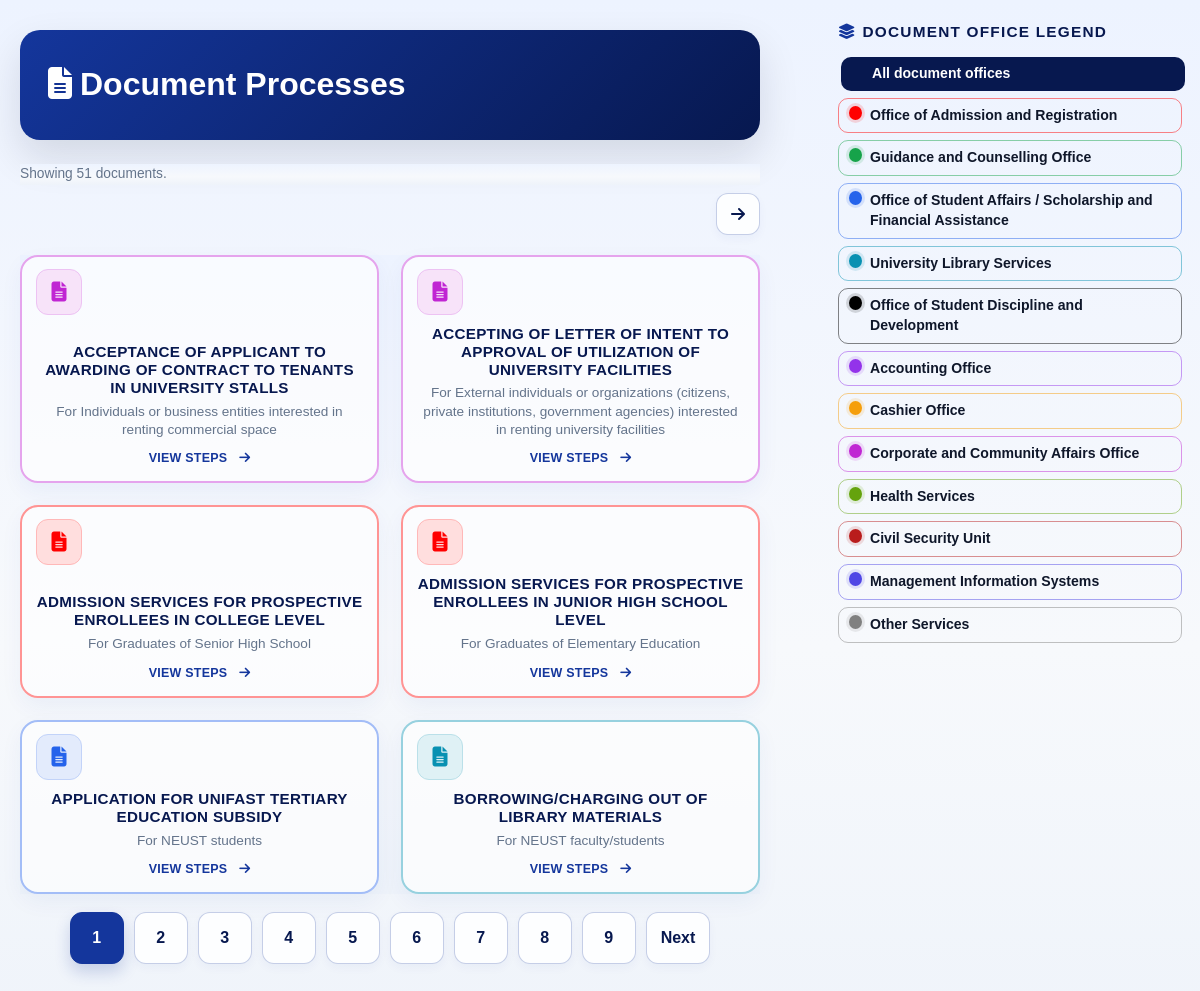
The page /docs/documents.php on the database its author committed.
### tables this page shows
CREATE TABLE `documents` (
  `id` int(11) NOT NULL,
  `title` varchar(255) NOT NULL,
  `office_id` int(11) NOT NULL,
  `classification_id` int(11) NOT NULL,
  `who_may_avail` text DEFAULT NULL
);

### docs/viewdocxf.php (called while the page is built, shortened)
<?php
require_once __DIR__ . '/../libraries/db.php';
$link = $pdo ?? $conn ?? $mysqli ?? $db ?? null;
function db_all($link, string $sql, array $params = []): array
{
    if ($link instanceof PDO) {
        $st = $link->prepare($sql);
        $st->execute($params);
        return $st->fetchAll(PDO::FETCH_ASSOC);
    }
    $st = $link->prepare($sql);
    $st->execute();
    return $st->get_result()->fetch_all(MYSQLI_ASSOC);
}
$sql = "SELECT d.id, d.title, d.who_may_avail,
               o.name AS office_name,
               c.name AS classification,
               GROUP_CONCAT(DISTINCT tt.name ORDER BY tt.name SEPARATOR '; ') AS transaction_type
        FROM documents d
        LEFT JOIN offices o ON o.id = d.office_id
        LEFT JOIN classifications c ON c.id = d.classification_id
        LEFT JOIN document_transaction_types dtt ON dtt.document_id = d.id
        LEFT JOIN transaction_types tt ON tt.id = dtt.transaction_type_id
        GROUP BY d.id, d.title, d.who_may_avail, o.name, c.name";
$params = [];
$sql .= ' ORDER BY d.title';
$docs = db_all($link, $sql, $params);
$reqByDoc = [];
$stepsByDoc = [];
if ($docs) {
    $ids = array_column($docs, 'id');
    $in = implode(',', array_fill(0, count($ids), '?'));
    foreach (db_all($link, "SELECT * FROM requirements WHERE document_id IN ($in) ORDER BY id", $ids) as $r) {
        $reqByDoc[$r['document_id']][] = $r;
    }
    foreach (db_all($link, "SELECT * FROM document_steps WHERE document_id IN ($in) ORDER BY document_id, step_number, id", $ids) as $s) {
        $stepsByDoc[$s['document_id']][] = $s;
    }
}

### docs/documents.php (the view, shortened to what this page needs)
<?php
require_once __DIR__ . '/viewdocxf.php';
$selectedOffice = isset($_GET['office']) ? trim((string) $_GET['office']) : '';
$currentPage = isset($_GET['page']) ? max(1, (int) $_GET['page']) : 1;
$itemsPerPage = 6;
$officeMap = [
    'admission' => ['label' => 'Office of Admission and Registration', 'color' => 'red'],
    'guidance' => ['label' => 'Guidance and Counselling Office', 'color' => '#16a34a'],
    'student-affairs' => ['label' => 'Office of Student Affairs / Scholarship and Financial Assistance', 'color' => '#2563eb'],
    'library' => ['label' => 'University Library Services', 'color' => '#0891b2'],
    'discipline' => ['label' => 'Office of Student Discipline and Development', 'color' => 'black'],
    'accounting' => ['label' => 'Accounting Office', 'color' => '#9333ea'],
    'cashier' => ['label' => 'Cashier Office', 'color' => '#f59e0b'],
    'corporate' => ['label' => 'Corporate and Community Affairs Office', 'color' => '#c026d3'],
    'health' => ['label' => 'Health Services', 'color' => '#65a30d'],
    'security' => ['label' => 'Civil Security Unit', 'color' => '#b91c1c'],
    'mis' => ['label' => 'Management Information Systems', 'color' => '#4f46e5'],
    'other' => ['label' => 'Other Services', 'color' => 'gray'],
];
$processes = [];
foreach ($docs as $doc) {
    $officeName = trim((string) ($doc['office_name'] ?? ''));
    $officeKey = 'other';
    $officeLower = strtolower($officeName);
    if (str_contains($officeLower, 'admission') || str_contains($officeLower, 'registration')) {
        $officeKey = 'admission';
    } elseif (str_contains($officeLower, 'guidance') || str_contains($officeLower, 'counsel')) {
        $officeKey = 'guidance';
    } elseif (str_contains($officeLower, 'student affairs') || str_contains($officeLower, 'scholarship') || str_contains($officeLower, 'financial assistance')) {
        $officeKey = 'student-affairs';
    } elseif (str_contains($officeLower, 'library')) {
        $officeKey = 'library';
    } elseif (str_contains($officeLower, 'discipline') || str_contains($officeLower, 'development')) {
        $officeKey = 'discipline';
    } elseif (str_contains($officeLower, 'accounting')) {
        $officeKey = 'accounting';
    } elseif (str_contains($officeLower, 'cashier')) {
        $officeKey = 'cashier';
    } elseif (str_contains($officeLower, 'corporate') || str_contains($officeLower, 'business affairs') || str_contains($officeLower, 'community')) {
        $officeKey = 'corporate';
    } elseif (str_contains($officeLower, 'health')) {
        $officeKey = 'health';
    } elseif (str_contains($officeLower, 'security')) {
        $officeKey = 'security';
    } elseif (str_contains($officeLower, 'information system') || str_contains($officeLower, 'mis')) {
        $officeKey = 'mis';
    }
    $legend = $officeMap[$officeKey] ?? $officeMap['other'];
    $requirements = [];
    foreach (($reqByDoc[$doc['id']] ?? []) as $req) {
        $name = trim((string) ($req['requirement_name'] ?? ''));
        $secure = trim((string) ($req['where_to_secure'] ?? ''));
        $text = $name;
        if ($secure !== '') {
            $text .= ' — ' . $secure;
        }
        if ($text !== '') {
            $requirements[] = $text;
        }
    }
    $stepRows = $stepsByDoc[$doc['id']] ?? [];
    $steps = [];
    foreach ($stepRows as $step) {
        $stepText = trim((string) ($step['agency_action'] ?? ''));
        if ($stepText === '') {
            $stepText = trim((string) ($step['client_step'] ?? ''));
        }
        if ($stepText !== '') {
            $steps[] = $stepText;
        }
    }
    $persons = [];
    foreach ($stepRows as $step) {
        $person = trim((string) ($step['person_responsible'] ?? ''));
        if ($person !== '' && !in_array($person, $persons, true)) {
            $persons[] = $person;
        }
    }
    $processes[] = [
        'process_id' => (int) ($doc['id'] ?? 0),
        'title' => (string) ($doc['title'] ?? 'Untitled document'),
        'who_may_avail' => (string) ($doc['who_may_avail'] ?? ''),
        'total_fee' => 0,
        'total_time' => '',
        'display_office' => $officeName !== '' ? $officeName : $legend['label'],
        'legend' => [
            'key' => $officeKey,
            'label' => $legend['label'],
            'color' => $legend['color'],
        ],
        'requirements' => $requirements,
        'steps' => $steps,
        'persons' => $persons,
    ];
}
$totalProcesses = count($processes);
$totalPages = $totalProcesses > 0 ? (int) ceil($totalProcesses / $itemsPerPage) : 1;
$currentPage = min($currentPage, max(1, $totalPages));
$offset = ($currentPage - 1) * $itemsPerPage;
$paginatedProcesses = array_slice($processes, $offset, $itemsPerPage);
?>
<!DOCTYPE html>
<html lang="en">
<head>
    <link href="https://cdn.jsdelivr.net/npm/bootstrap@5.3.0/dist/css/bootstrap.min.css" rel="stylesheet">
    <link rel="stylesheet" href="https://cdnjs.cloudflare.com/ajax/libs/font-awesome/6.4.0/css/all.min.css">
</head>
<body class="document-process-page">
    <div class="tracking-wrap">
        <?php
        $headerTitle = 'Document Processes';
        $headerColor = 'var(--ns-blue)';
        $headerColorDeep = 'var(--ns-blue-deep)';
        ?>
        <div class="document-process-page header-card d-flex justify-content-between align-items-center flex-wrap gap-3" style="background: linear-gradient(135deg, <?= htmlspecialchars($headerColor, ENT_QUOTES, 'UTF-8'); ?>, <?= htmlspecialchars($headerColorDeep, ENT_QUOTES, 'UTF-8'); ?>);">
            <div>
                <h2><i class="fa-solid fa-file-lines me-2"></i><?= $headerTitle; ?></h2>
            </div>
        </div>
        <aside class="document-process-page legend-sidebar" aria-label="Document office legend">
            <div class="legend-sidebar-header">
                <div class="legend-title"><i class="fa-solid fa-layer-group"></i>Document Office Legend</div>
            </div>
            <div class="legend-items">
                <a class="legend-item legend-item-link legend-all-link <?= $selectedOffice === '' ? 'active' : ''; ?>" href="documents.php" aria-current="<?= $selectedOffice === '' ? 'page' : 'false'; ?>">
                    <span class="legend-dot"></span>
                    <span>All document offices</span>
                </a>
                <?php foreach ([
                    ['key' => 'admission', 'label' => 'Office of Admission and Registration', 'color' => 'red'],
                    ['key' => 'guidance', 'label' => 'Guidance and Counselling Office', 'color' => '#16a34a'],
                    ['key' => 'student-affairs', 'label' => 'Office of Student Affairs / Scholarship and Financial Assistance', 'color' => '#2563eb'],
                    ['key' => 'library', 'label' => 'University Library Services', 'color' => '#0891b2'],
                    ['key' => 'discipline', 'label' => 'Office of Student Discipline and Development', 'color' => 'black'],
                    ['key' => 'accounting', 'label' => 'Accounting Office', 'color' => '#9333ea'],
                    ['key' => 'cashier', 'label' => 'Cashier Office', 'color' => '#f59e0b'],
                    ['key' => 'corporate', 'label' => 'Corporate and Community Affairs Office', 'color' => '#c026d3'],
                    ['key' => 'health', 'label' => 'Health Services', 'color' => '#65a30d'],
                    ['key' => 'security', 'label' => 'Civil Security Unit', 'color' => '#b91c1c'],
                    ['key' => 'mis', 'label' => 'Management Information Systems', 'color' => '#4f46e5'],
                    ['key' => 'other', 'label' => 'Other Services', 'color' => 'gray'],
                ] as $legendItem): ?>
                    <a class="legend-item legend-item-link <?= $selectedOffice === $legendItem['key'] ? 'active' : ''; ?>" style="--legend-color: <?= htmlspecialchars($legendItem['color'], ENT_QUOTES, 'UTF-8'); ?>" href="?office=<?= urlencode($legendItem['key']); ?>" aria-current="<?= $selectedOffice === $legendItem['key'] ? 'page' : 'false'; ?>">
                        <span class="legend-dot" style="--legend-color: <?= htmlspecialchars($legendItem['color'], ENT_QUOTES, 'UTF-8'); ?>"></span>
                        <span><?= htmlspecialchars($legendItem['label'], ENT_QUOTES, 'UTF-8'); ?></span>
                    </a>
                <?php endforeach; ?>
            </div>
        </aside>
        <?php if (!empty($db_error)): ?>
            <div class="empty-state">
                <h4 class="mb-2">Database not loaded yet</h4>
                <p><?= htmlspecialchars($db_error, ENT_QUOTES, 'UTF-8'); ?></p>
            </div>
        <?php else: ?>
            <div class="document-process-page results-status">
                Showing <?= (int) $totalProcesses; ?> document<?= $totalProcesses === 1 ? '' : 's'; ?><?= $selectedOffice !== '' ? ' for the selected office' : ''; ?>.
            </div>
            <?php if ($totalPages > 1): ?>
                <div class="pagination-wrap pagination-top" aria-label="Document page navigation">
                    <?php if ($currentPage < $totalPages): ?>
                        <a class="page-link-btn" href="?page=<?= (int) ($currentPage + 1); ?><?= $selectedOffice !== '' ? '&office=' . urlencode($selectedOffice) : ''; ?>" aria-label="Next page" title="Next page"><i class="fa-solid fa-arrow-right"></i></a>
                    <?php endif; ?>
                </div>
            <?php endif; ?>
            <div class="document-process-page process-list">
                <?php foreach ($paginatedProcesses as $process): ?>
                    <button type="button"
                            class="process-card"
                            style="--legend-color: <?= htmlspecialchars($process['legend']['color'], ENT_QUOTES, 'UTF-8'); ?>"
                            data-bs-toggle="modal"
                            data-bs-target="#processModal-<?= (int) $process['process_id']; ?>">
                        <div class="process-card-icon">
                            <i class="fa-solid fa-file-lines"></i>
                        </div>
                        <div class="process-card-content">
                            <h3 class="process-title"><?= htmlspecialchars(strtoupper(strtolower((string) $process['title'])), ENT_QUOTES, 'UTF-8'); ?></h3>
                            <p class="process-description">
                                <?php
                                    $summary = trim((string) ($process['who_may_avail'] ?? ''));
                                    echo htmlspecialchars('For ' . $summary, ENT_QUOTES, 'UTF-8');
                                ?>
                            </p>
                            <span class="process-cta">
                                View Steps <i class="fa-solid fa-arrow-right"></i>
                            </span>
                        </div>
                    </button>
                <?php endforeach; ?>
            </div>
            <?php if ($totalPages > 1): ?>
                <div class="pagination-wrap" aria-label="Document pages">
                    <?php for ($page = 1; $page <= $totalPages; $page++): ?>
                        <a class="page-link-btn <?= $page === $currentPage ? 'active' : ''; ?>" href="?page=<?= (int) $page; ?><?= $selectedOffice !== '' ? '&office=' . urlencode($selectedOffice) : ''; ?>" aria-current="<?= $page === $currentPage ? 'page' : 'false'; ?>"><?= (int) $page; ?></a>
                    <?php endfor; ?>
                    <?php if ($currentPage < $totalPages): ?>
                        <a class="page-link-btn" href="?page=<?= (int) ($currentPage + 1); ?><?= $selectedOffice !== '' ? '&office=' . urlencode($selectedOffice) : ''; ?>">Next</a>
                    <?php endif; ?>
                </div>
            <?php endif; ?>
        <?php endif; ?>
    </div>
</body>
</html>

### rows shown on the page
documents: title "ACCEPTANCE OF APPLICANT TO AWARDING OF CONTRACT TO TENANTS IN UNIVERSITY STALLS", who_may_avail "For Individuals or business entities interested in renting commercial space"
documents: title "ACCEPTING OF LETTER OF INTENT TO APPROVAL OF UTILIZATION OF UNIVERSITY FACILITIES", who_may_avail "For External individuals or organizations (citizens, private institutions, government agencies) interested in renting university facilities"
documents: title "ADMISSION SERVICES FOR PROSPECTIVE ENROLLEES IN COLLEGE LEVEL", who_may_avail "For Graduates of Senior High School"
documents: title "ADMISSION SERVICES FOR PROSPECTIVE ENROLLEES IN JUNIOR HIGH SCHOOL LEVEL", who_may_avail "For Graduates of Elementary Education"
documents: title "APPLICATION FOR UNIFAST TERTIARY EDUCATION SUBSIDY", who_may_avail "For NEUST students"
documents: title "BORROWING/CHARGING OUT OF LIBRARY MATERIALS", who_may_avail "For NEUST faculty/students"

### other values the page prints
$headerTitle "Document Processes"
$legendItem['label'] "Office of Admission and Registration"
$legendItem['label'] "Guidance and Counselling Office"
$legendItem['label'] "Office of Student Affairs / Scholarship and Financial Assistance"
$legendItem['label'] "University Library Services"
$legendItem['label'] "Office of Student Discipline and Development"
$legendItem['label'] "Accounting Office"
$legendItem['label'] "Cashier Office"
$legendItem['label'] "Corporate and Community Affairs Office"
$legendItem['label'] "Health Services"
$legendItem['label'] "Civil Security Unit"
$legendItem['label'] "Management Information Systems"
$legendItem['label'] "Other Services"
$totalProcesses "51"
